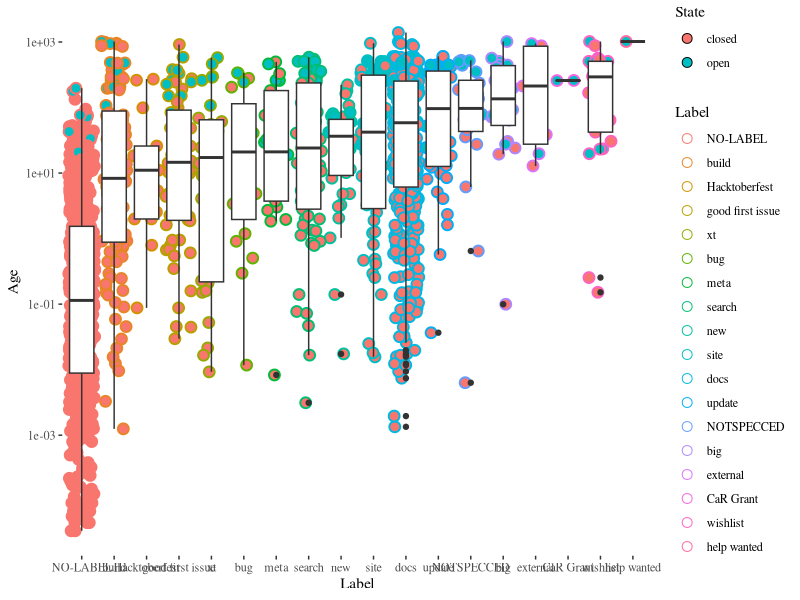
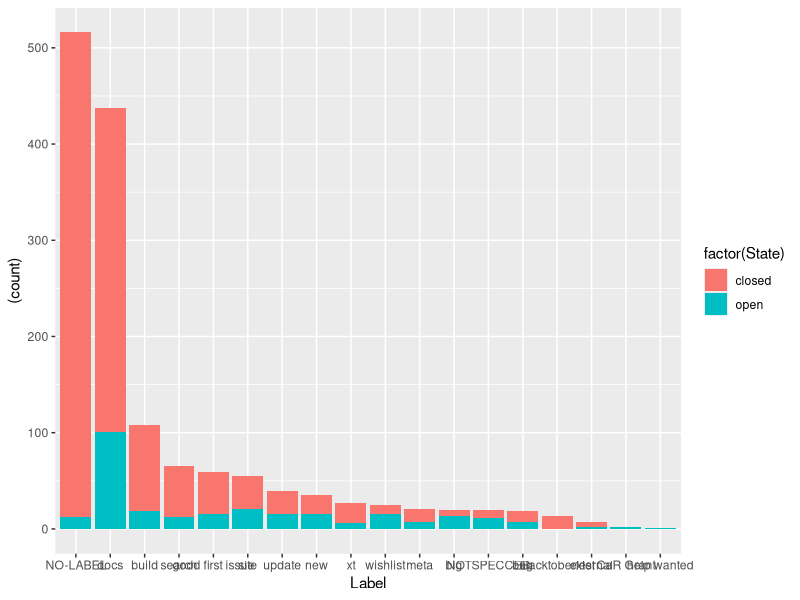

Generate these figures, in order, with R:
library(ggplot2)
library(ggthemes)
library(scales)

data <- read.csv('../data/age-issues-tags.csv')

fac <- with(data, reorder(Label, Age, median, order = TRUE)) # finds median
data$Label <- factor(data$Label,levels=levels(fac)) # Orders factors according to median
data$Age <- data$Age/86400
ggplot(data,aes(Label,Age))+geom_point(data=data,aes(x=Label, y=Age,fill=State,color=Label,stroke=1),shape=21,position='jitter',size=3)+geom_boxplot()+ scale_y_log10()+theme_tufte()

data.table <- table(data.frame(state=data$State,label=data$Label))
issues.label.tag <- as.data.frame.matrix(data.table)

data.counts <- data.frame(Label=data$Label,State=data$State)
fac <- with(data.counts, reorder(Label, State, length, order = TRUE)) # finds median
data.counts$Label <- factor(data.counts$Label,levels=rev(levels(fac))) # Orders factors according to length
ggplot(data.counts,aes(x=Label,fill=factor(State),y=(..count..)))+  geom_bar()
